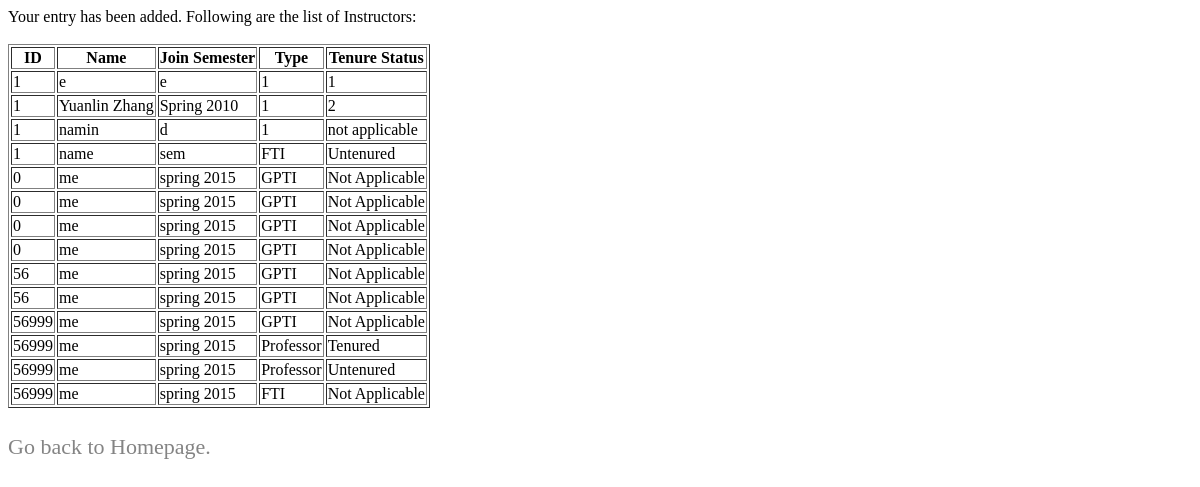
The page /Website/forms/output_add_a_professor.php on the database as committed earlier.
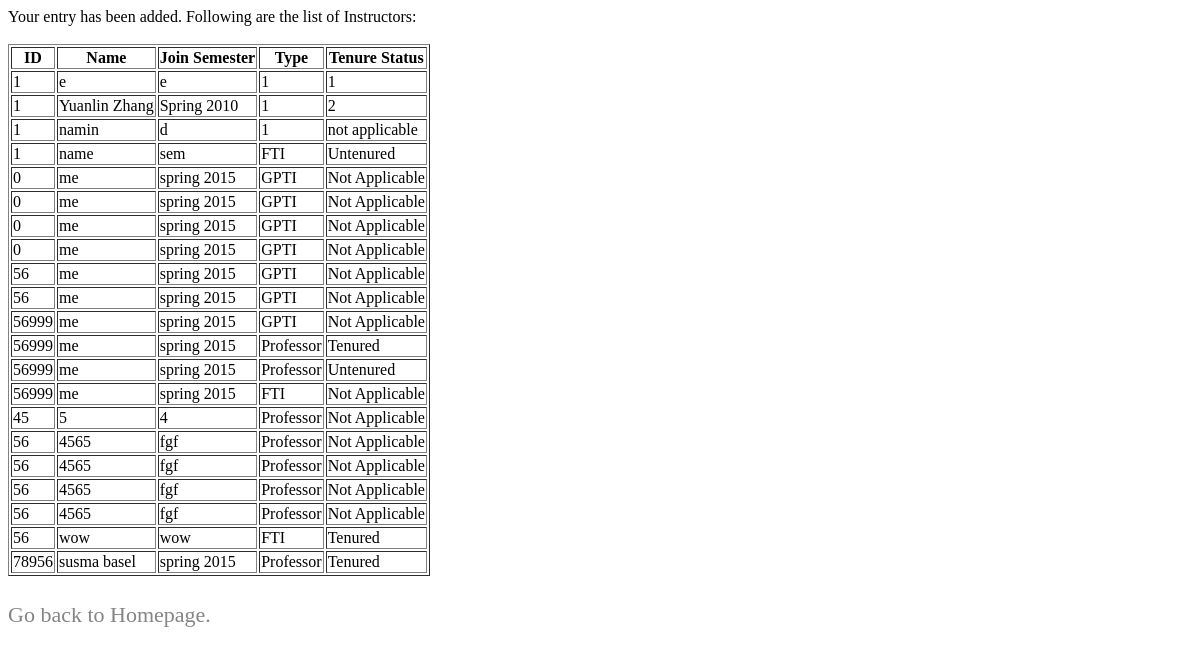
The same page on the database as committed later.
### tables this page shows
CREATE TABLE IF NOT EXISTS `Instructors` (
  `id` int(11) NOT NULL,
  `name` text NOT NULL,
  `join_date` text NOT NULL,
  `type` text NOT NULL,
  `tenure` text NOT NULL
);

### Website/forms/output_add_a_professor.php (the view, shortened to what this page needs)
<html>
<?php
echo "Your entry has been added. Following are the list of Instructors:<br><br>";
$servername = "localhost";
$username = "root";
$password = "";
$dbname = "DB_project";
$conn = new mysqli($servername, $username, $password, $dbname);
echo "<table border='1'>
<tr>
<th>ID</th>
<th>Name</th>
<th>Join Semester</th>
<th>Type </th>
<th>Tenure Status</th>
</tr>";
$sql = "SELECT * FROM Instructors";
$result = $conn->query($sql);
if ($result->num_rows > 0) {
    while($row = $result->fetch_assoc()) {
    	echo "<tr>";
        echo "<td>" . $row["id"]. "</td>";
         echo"<td>" . $row["name"]. "</td>";
         echo"<td>" . $row["join_date"]. "</td>";
         echo"<td>" . $row["type"]. "</td>";
         echo"<td>" . $row["tenure"]. "</td>";
         echo "</tr>";
    }
    echo "</table>";
} else {
    echo "0 results";
}
?>
<a href="http://localhost/Website/test.php" tabindex="3"style="text-decoration:none"><span style="font-family:Cursive;font-size:22px;font-style:normal;font-weight:normal;text-decoration:none;text-transform:none;color:848484;"><br>Go back to Homepage.<br></span></a>
</html>

Rows that differ between the two databases and show on the page:
added instructors: id "45", name "5", join_date "4", type "Professor", tenure "Not Applicable"
added instructors: id "56", name "4565", join_date "fgf", type "Professor", tenure "Not Applicable"
added instructors: id "56", name "4565", join_date "fgf", type "Professor", tenure "Not Applicable"
added instructors: id "56", name "4565", join_date "fgf", type "Professor", tenure "Not Applicable"
added instructors: id "56", name "4565", join_date "fgf", type "Professor", tenure "Not Applicable"
added instructors: id "56", name "wow", join_date "wow", type "FTI", tenure "Tenured"
added instructors: id "78956", name "susma basel", join_date "spring 2015", type "Professor", tenure "Tenured"
